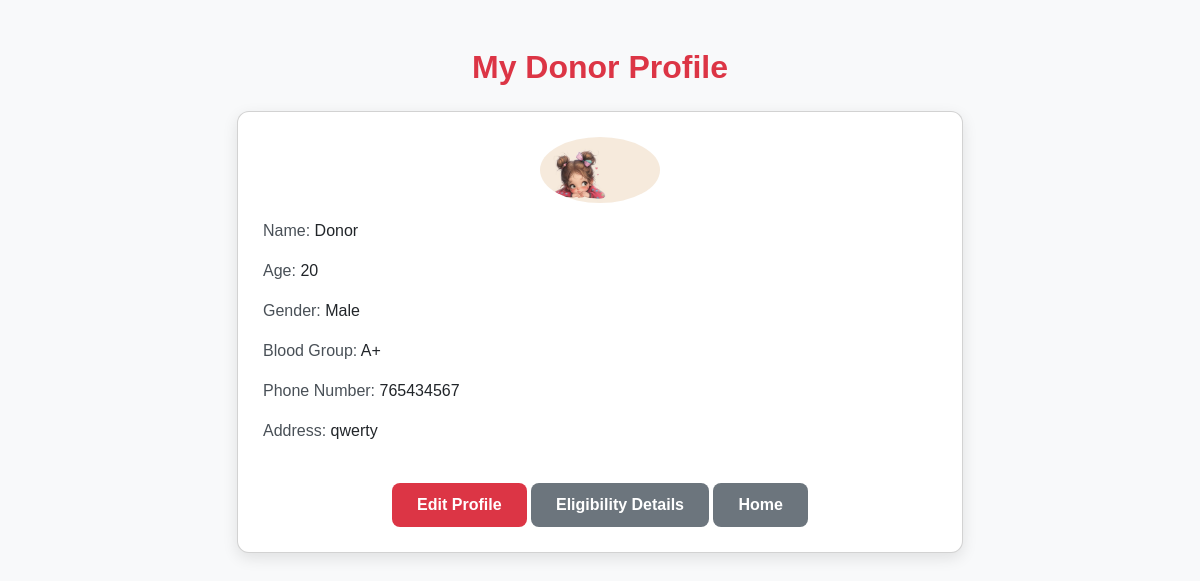
The page /donor/profile/view/ (signed in) on the database its author committed.
### blood_bank_app/models.py (models this page shows, shortened)
class DonorProfile(models.Model):
    user = models.OneToOneField(User, on_delete=models.CASCADE)
    name = models.CharField(max_length=100)
    email = models.EmailField(unique=True, default='default@example.com')
    phone_number = models.CharField(max_length=15)
    address = models.TextField(blank=True, null=True)
    blood_group = models.CharField(max_length=3, choices=BLOOD_GROUP_CHOICES)
    age = models.PositiveIntegerField(default=18)
    date_of_birth = models.DateField(default=date(2000, 1, 1), help_text="Donor must be 18–65 years old")
    gender = models.CharField(max_length=10, choices=[('Male', 'Male'), ('Female', 'Female'), ('Other', 'Other')])
    height = models.FloatField(help_text="Height in centimeters")
    weight = models.FloatField(help_text="Weight in kilograms")
    bmi = models.FloatField(blank=True, null=True)
    hemoglobin = models.FloatField(help_text="Hemoglobin in g/dL",  default=13.0)
    systolic_pressure = models.PositiveIntegerField(help_text="Systolic BP in mmHg", default=120)
    diastolic_pressure = models.PositiveIntegerField(help_text="Diastolic BP in mmHg", default=80)
    blood_sugar = models.FloatField(help_text="Blood sugar in mg/dL", default=100)
    cholesterol = models.FloatField(help_text="Cholesterol in mg/dL",  default=200)
    taking_medicine = models.BooleanField(default=False)
    medicine_details = models.TextField(blank=True, null=True, help_text="Specify medicine and related disease if taking any")
    last_donated_date = models.DateField(blank=True, null=True)
    donation_count = models.PositiveIntegerField(default=0)
    available_status = models.BooleanField(default=True)
    created_at = models.DateTimeField(default=timezone.now)
    updated_at = models.DateTimeField(auto_now=True)
    profile_picture = models.ImageField(
        upload_to='profile_pics/',
        default='profile_pics/default.jpg',
        blank=True,
        null=True
    )

### blood_bank_app/views.py (the view)
# urls.py: path('donor/profile/view/', views.donor_profile_view, name='donor_profile_view'),
@login_required
def donor_profile_view(request):
    profile = get_object_or_404(DonorProfile, user=request.user)
    return render(request, 'donor/donor_profile_view.html', {'profile': profile})

### blood_bank_app/templates/donor/donor_profile_view.html (shortened to what this page needs)
{% load static %}
<!DOCTYPE html>
<html lang="en">
<head>
    <link href="https://cdn.jsdelivr.net/npm/bootstrap@5.3.3/dist/css/bootstrap.min.css" rel="stylesheet">
</head>
<body>
<div class="container mt-5">
    <h2>My Donor Profile</h2>
    {% if profile %}
    <div class="card">
        <div class="text-center mb-3">
            {% if profile.profile_picture %}
                <img src="{{ profile.profile_picture.url }}" alt="Profile Picture" class="rounded-circle" width="120">
            {% else %}
                <img src="{% static 'profile_pics/default.jpg' %}" alt="Default Picture" class="rounded-circle" width="120">
            {% endif %}
        </div>
        <p><span>Name:</span> {{ profile.name }}</p>
        <p><span>Age:</span> {{ profile.age }}</p>
        <p><span>Gender:</span> {{ profile.gender }}</p>
        <p><span>Blood Group:</span> {{ profile.blood_group }}</p>
        <p><span>Phone Number:</span> {{ profile.phone_number }}</p>
        <p><span>Address:</span> {{ profile.address }}</p>
        <div class="text-center mt-4">
            <a href="{% url 'donor_profile' %}" class="btn btn-danger">Edit Profile</a>
            <a href="{% url 'eligibility_check' %}" class="btn btn-secondary">Eligibility Details</a>
            <a href="{% url 'donorhome' %}" class="btn btn-secondary">Home</a>
        </div>
    </div>
    {% else %}
        <div class="alert alert-warning mt-4 text-center">
            Profile not found. <a href="{% url 'donor_profile' %}">Create one now.</a>
        </div>
    {% endif %}
</div>
</body>
</html>

### blood_bank_app/templates/donor/donor_profile_view.html (style rules this page uses)
body { background-color: #f8f9fa; font-family: 'Poppins', sans-serif; }
.container { max-width: 750px; }
h2 { color: #dc3545; font-weight: 700; text-align: center; }
.card { margin-top: 25px; border-radius: 12px; box-shadow: 0 5px 15px rgba(0,0,0,0.1); padding: 25px; }
.btn-danger { background-color: #dc3545; border: none; border-radius: 8px; padding: 10px 25px; font-weight: 600; }
.btn-secondary { border: none; border-radius: 8px; padding: 10px 25px; font-weight: 600; }
p span { font-weight: 500; color: #495057; }

### rows shown on the page
DonorProfile: profile_picture (picture), name "Donor", age "20", gender "Male", blood_group "A+", phone_number "765434567", address "qwerty"
